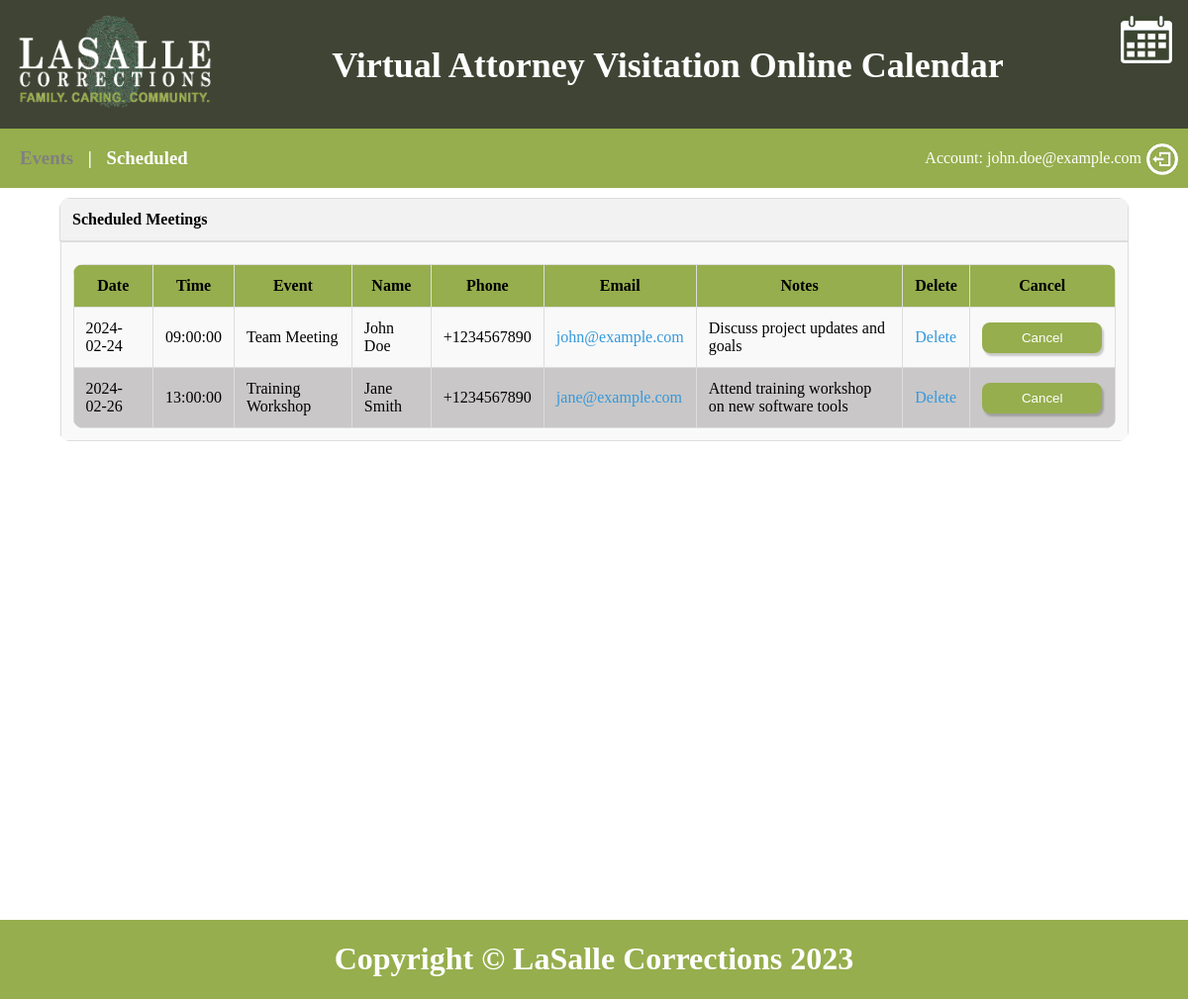
The page /schedule.php (signed in) on the database its author committed.
### tables this page shows
CREATE TABLE IF NOT EXISTS scheduled_meetings (
    meeting_id INT AUTO_INCREMENT PRIMARY KEY,
    event_id INT NOT NULL,
    facility VARCHAR(50) NOT NULL,
    name VARCHAR(100) NOT NULL,
    meeting_date DATE NOT NULL,
    meeting_time TIME NOT NULL,
    phone VARCHAR(20) NOT NULL,
    event_name VARCHAR(100) NOT NULL,
    email VARCHAR(255) NOT NULL,
    notes TEXT,
    isDeleted BOOLEAN DEFAULT false
);

### includes/load_scheduled_meetings.php (the view, shortened to what this page needs)
<?php
$conn = new mysqli($db_host, $db_username, $db_password, $db_database);
if(isset($_SESSION['facility'])) {
    $facility = $_SESSION['facility'];
    $sql = "SELECT * FROM scheduled_meetings WHERE (facility = ? AND isDeleted != 1)";
    $stmt = $conn->prepare($sql);
    $stmt->bind_param("s", $facility);
    $stmt->execute();
    $result = $stmt->get_result();
    if ($result->num_rows > 0) {
        echo '<div id="scheduledTableDiv" class="center_content">';
        echo '<table id="outerTable">';
        echo '<tr><th id="tableHeader">Scheduled Meetings</th></tr>';
        echo '<tr><td class="center_content"><br><table id="innerTable">';
        echo '<tr>';
        echo '<th class="green-background"><f1>Date</f1></th>';
        echo '<th class="green-background"><f1>Time</f1></th>';
        echo '<th class="green-background"><f1>Event</f1></th>';
        echo '<th class="green-background"><f1>Name</f1></th>';
        echo '<th class="green-background"><f1>Phone</f1></th>';
        echo '<th class="green-background"><f1>Email</f1></th>';
        echo '<th class="green-background"><f1>Notes</f1></th>';
        echo '<th class="green-background"><f1>Delete</f1></th>';
        echo '<th class="green-background"><f1>Cancel</f1></th>';
        echo '</tr>';
        while ($row = $result->fetch_assoc()) {
            echo "<tr id='meeting{$row['meeting_id']}'>";
            echo "<td class='date-column'>{$row['meeting_date']}</td>";
            echo "<td class='time-column'>{$row['meeting_time']}</td>";
            echo "<td class='eventTitle-column'>{$row['event_name']}</td>";
            echo "<td class='name-column'>{$row['name']}</td>";
            echo "<td class='phone-column'>{$row['phone']}</td>";
            echo "<td class='email-column'><a href='mailto:{$row['email']}'>{$row['email']}</a></td>";
            echo "<td class='notes-column'><td1>{$row['notes']}</td1></td>";
            echo "<td class='delete-column'><hypr><a href='del.html?id={$row['meeting_id']}' title='Delete' target='_blank'>Delete</a></hypr></td>";
            echo "<td class='cancel-column'><button class='cancel-button' id='{$row['meeting_id']}'>Cancel</button></td>";
            echo "</tr>";
        }
        echo '</table><br></td></tr></table></div>';
    } else {
        echo "0 results";
    }
}

### public/css/main.css (style rules this page uses)
body { margin: 0px; }
.center_content { display: flex; justify-content: center; align-items: center; }

### public/css/schedule.css (style rules this page uses)
table { margin-top: 10px; border-collapse: collapse; border-radius: 10px; overflow: hidden; }
#outerTable { width: 90%; }
#innerTable { width: 100%; }
th, td { border: 1px solid #ddd; padding: 12px; }
th { background-color: #f2f2f2; }
.green-background { background-color: #96ae4d; }
tr:nth-child(even) { background-color: #f9f9f9; }
#innerTable tr:nth-child(odd) { background-color: #c9c7c7; }
a { text-decoration: none; color: #3498db; }
#tableHeader { text-align: left; }
.cancel-button { background-color: #96ae4d; color: white; padding: 8px 40px; border-radius: 8px; border: none; box-shadow: 2px 3px 2px rgba(0, 0, 0, 0.2); }

### rows shown on the page
scheduled_meetings: meeting_date "2024-02-24", meeting_time "09:00:00", event_name "Team Meeting", name "John Doe", phone "+1234567890", email "john@example.com", notes "Discuss project updates and goals"
scheduled_meetings: meeting_date "2024-02-26", meeting_time "13:00:00", event_name "Training Workshop", name "Jane Smith", phone "+1234567890", email "jane@example.com", notes "Attend training workshop on new software tools"
